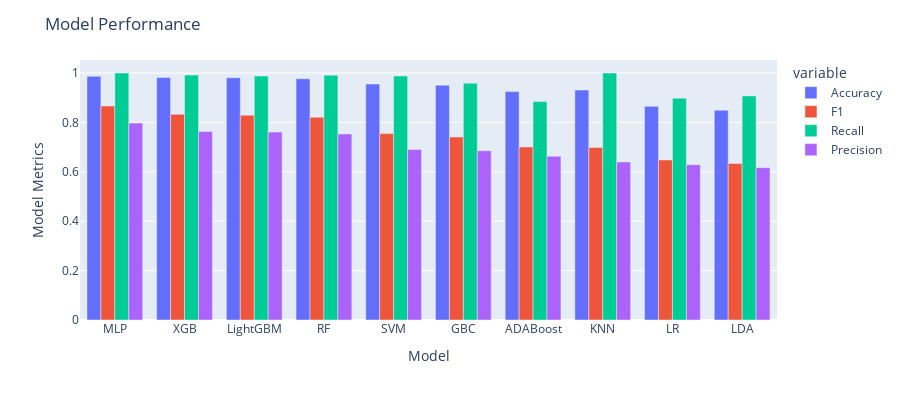

Notebook code for this chart:
### Code cell
import plotly.express as px
df = px.data.tips()
fig = px.bar(result_df, x="Model", y=['Accuracy','F1','Recall','Precision'], barmode='group',
             height=400)

fig.update_yaxes(title_text="Model Metrics")
fig.update_layout(
    title_text="Model Performance"
)
fig.show()

### Figure 1 — Plotly figure (JSON) as saved in the notebook; plotly's stock layout.template omitted (floating-point values rounded to 4 significant figures)
{"data": [{"alignmentgroup": "True", "hovertemplate": "variable=Accuracy<br>Model=%{x}<br>value=%{y}<extra></extra>", "legendgroup": "Accuracy", "marker": {"color": "#636efa"}, "name": "Accuracy", "offsetgroup": "Accuracy", "orientation": "v", "showlegend": true, "textposition": "auto", "type": "bar", "x": ["MLP", "XGB", "LightGBM", "RF", "SVM", "GBC", "ADABoost", "KNN", "LR", "LDA"], "xaxis": "x", "y": [0.9868, 0.9818, 0.981, 0.9765, 0.9554, 0.9508, 0.9249, 0.9311, 0.8649, 0.8492], "yaxis": "y"}, {"alignmentgroup": "True", "hovertemplate": "variable=F1<br>Model=%{x}<br>value=%{y}<extra></extra>", "legendgroup": "F1", "marker": {"color": "#EF553B"}, "name": "F1", "offsetgroup": "F1", "orientation": "v", "showlegend": true, "textposition": "auto", "type": "bar", "x": ["MLP", "XGB", "LightGBM", "RF", "SVM", "GBC", "ADABoost", "KNN", "LR", "LDA"], "xaxis": "x", "y": [0.8664, 0.8327, 0.8292, 0.8209, 0.7547, 0.7412, 0.7007, 0.6985, 0.648, 0.6337], "yaxis": "y"}, {"alignmentgroup": "True", "hovertemplate": "variable=Recall<br>Model=%{x}<br>value=%{y}<extra></extra>", "legendgroup": "Recall", "marker": {"color": "#00cc96"}, "name": "Recall", "offsetgroup": "Recall", "orientation": "v", "showlegend": true, "textposition": "auto", "type": "bar", "x": ["MLP", "XGB", "LightGBM", "RF", "SVM", "GBC", "ADABoost", "KNN", "LR", "LDA"], "xaxis": "x", "y": [1, 0.9917, 0.9879, 0.9911, 0.9881, 0.9587, 0.8843, 0.9999, 0.8983, 0.9073], "yaxis": "y"}, {"alignmentgroup": "True", "hovertemplate": "variable=Precision<br>Model=%{x}<br>value=%{y}<extra></extra>", "legendgroup": "Precision", "marker": {"color": "#ab63fa"}, "name": "Precision", "offsetgroup": "Precision", "orientation": "v", "showlegend": true, "textposition": "auto", "type": "bar", "x": ["MLP", "XGB", "LightGBM", "RF", "SVM", "GBC", "ADABoost", "KNN", "LR", "LDA"], "xaxis": "x", "y": [0.7974, 0.7633, 0.7608, 0.7531, 0.6904, 0.6853, 0.6631, 0.6399, 0.6287, 0.6168], "yaxis": "y"}], "layout": {"barmode": "group", "height": 400, "legend": {"title": {"text": "variable"}, "tracegroupgap": 0}, "margin": {"t": 60}, "title": {"text": "Model Performance"}, "xaxis": {"anchor": "y", "domain": [0, 1], "title": {"text": "Model"}}, "yaxis": {"anchor": "x", "domain": [0, 1], "title": {"text": "Model Metrics"}}}}
